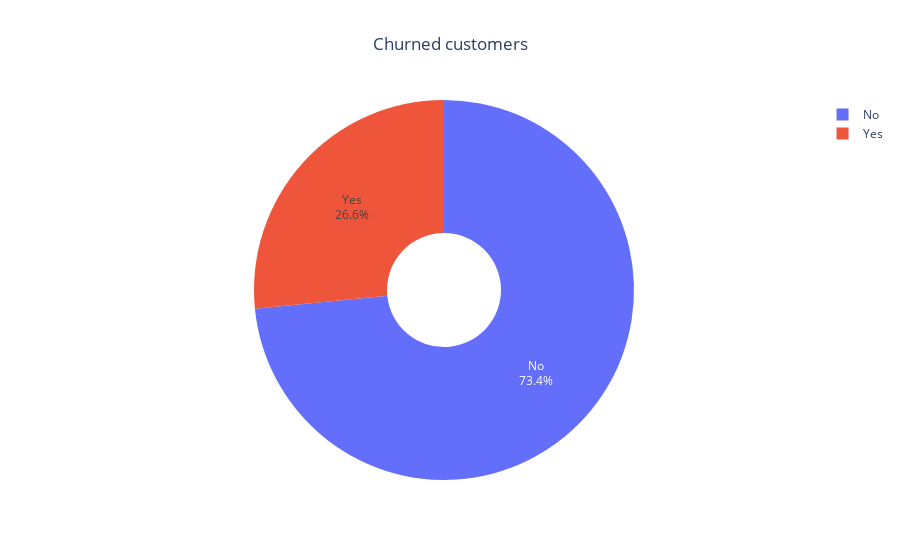

Notebook cell for this chart:
### Markdown cell above
## Using plotly library package to visualise piecharts

### Code cell
# Represent churned customers in donut chart

labels = df['Churn'].unique()
values = df['Churn'].value_counts()

# Use `hole` to create a donut-like pie chart
fig = go.Figure(data=[go.Pie(labels=labels , values=values, textinfo='label+percent', hole=.3)])
fig.update_layout(title_text = 'Churned customers', title_x = 0.5)

fig.show()

### Figure 1 — Plotly figure (JSON) as saved in the notebook; plotly's stock layout.template omitted (floating-point values rounded to 4 significant figures)
{"data": [{"hole": 0.3, "labels": ["No", "Yes"], "textinfo": "label+percent", "type": "pie", "values": [5163, 1869]}], "layout": {"autosize": true, "title": {"text": "Churned customers", "x": 0.5}}}
